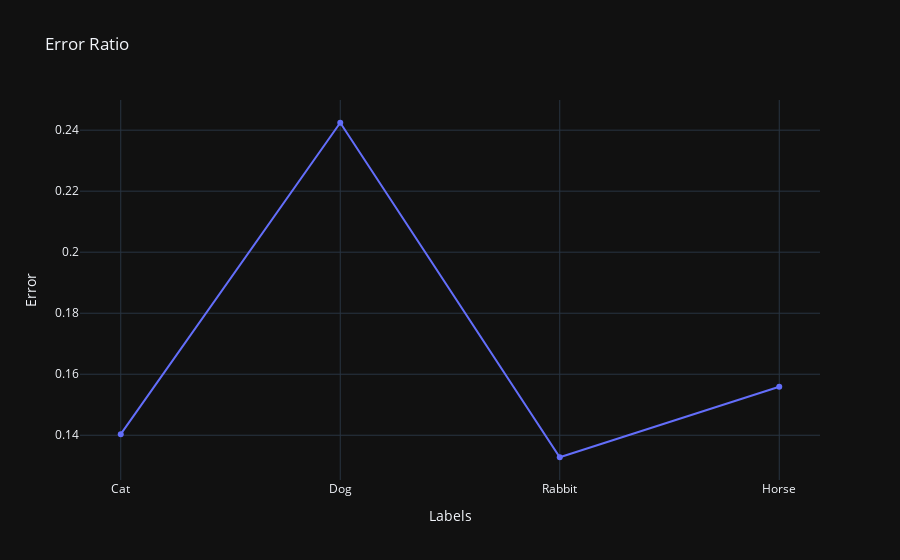

Source (notebook cell):
### Code cell
# Graph the error on a line plot
from plotly import graph_objects as go

fig = go.Figure()
print(f"Labels: {labels}")
print(f"Error Ratio: {error_rate[:,0]}")
fig.add_trace(
    go.Scatter(
        x=labels, y=error_rate[:, 0], mode='lines+markers', 
    xaxis='x', yaxis='y', name='Outputs'
    ))
fig.update_layout(title='Error Ratio', xaxis_title='Labels', yaxis_title='Error')
fig.show()

### Figure 1 — Plotly figure (JSON) as saved in the notebook; plotly's stock layout.template omitted (floating-point values rounded to 4 significant figures)
{"data": [{"mode": "lines+markers", "name": "Outputs", "x": ["Cat", "Dog", "Rabbit", "Horse"], "xaxis": "x", "y": [0.1404, 0.2424, 0.1328, 0.1559], "yaxis": "y", "type": "scatter"}], "layout": {"title": {"text": "Error Ratio"}, "xaxis": {"title": {"text": "Labels"}}, "yaxis": {"title": {"text": "Error"}}}}
